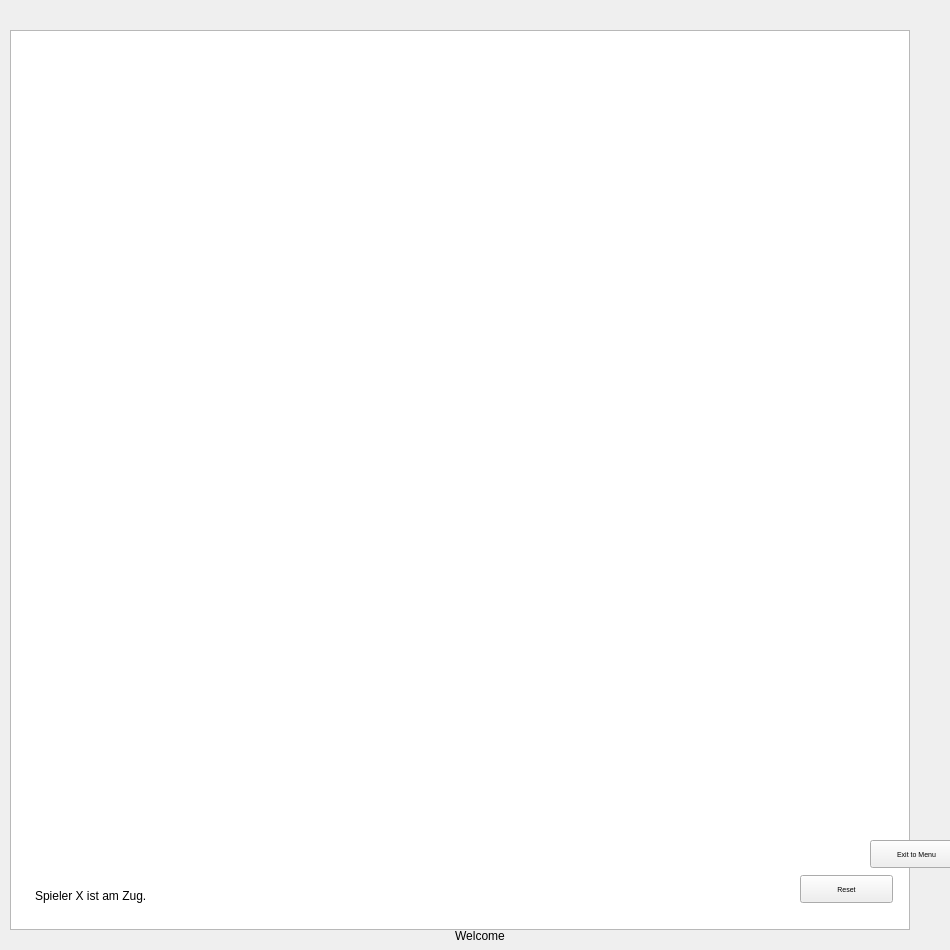
<?xml version="1.0" encoding="UTF-8"?>
<ui version="4.0">
 <class>fiveWins</class>
 <widget class="QWidget" name="fiveWins">
  <property name="geometry">
   <rect>
    <x>0</x>
    <y>0</y>
    <width>950</width>
    <height>950</height>
   </rect>
  </property>
  <property name="minimumSize">
   <size>
    <width>0</width>
    <height>0</height>
   </size>
  </property>
  <property name="maximumSize">
   <size>
    <width>16777215</width>
    <height>16777215</height>
   </size>
  </property>
  <property name="windowTitle">
   <string>fiveWins</string>
  </property>
  <property name="autoFillBackground">
   <bool>false</bool>
  </property>
  <widget class="QGraphicsView" name="graphicsView">
   <property name="geometry">
    <rect>
     <x>10</x>
     <y>30</y>
     <width>900</width>
     <height>900</height>
    </rect>
   </property>
  </widget>
  <widget class="QLabel" name="message">
   <property name="geometry">
    <rect>
     <x>30</x>
     <y>915</y>
     <width>900</width>
     <height>41</height>
    </rect>
   </property>
   <property name="text">
    <string>Welcome</string>
   </property>
   <property name="alignment">
    <set>Qt::AlignCenter</set>
   </property>
  </widget>
  <widget class="QLabel" name="label_turn">
   <property name="geometry">
    <rect>
     <x>35</x>
     <y>875</y>
     <width>641</width>
     <height>41</height>
    </rect>
   </property>
   <property name="text">
    <string>Spieler X ist am Zug.</string>
   </property>
  </widget>
  <widget class="QPushButton" name="pushButton_reset">
   <property name="geometry">
    <rect>
     <x>800</x>
     <y>875</y>
     <width>93</width>
     <height>28</height>
    </rect>
   </property>
   <property name="font">
    <font>
     <pointsize>5</pointsize>
    </font>
   </property>
   <property name="text">
    <string>Reset</string>
   </property>
  </widget>
  <widget class="QPushButton" name="pushButton_exit_menu">
   <property name="geometry">
    <rect>
     <x>870</x>
     <y>840</y>
     <width>93</width>
     <height>28</height>
    </rect>
   </property>
   <property name="sizePolicy">
    <sizepolicy hsizetype="MinimumExpanding" vsizetype="Fixed">
     <horstretch>0</horstretch>
     <verstretch>0</verstretch>
    </sizepolicy>
   </property>
   <property name="font">
    <font>
     <pointsize>5</pointsize>
    </font>
   </property>
   <property name="text">
    <string>Exit to Menu</string>
   </property>
  </widget>
 </widget>
 <resources/>
 <connections/>
</ui>
